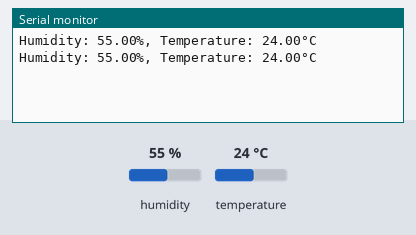
A sketch run on a simulated ESP32. Shown: the last lines printed to the serial monitor. The test bench sets the inputs (shaded band); at power-on: humidity 55 %, temperature 24 °C.

Above: at 4.8 s.
4.9 s: humidity set to 22 %
At 6.7 s:
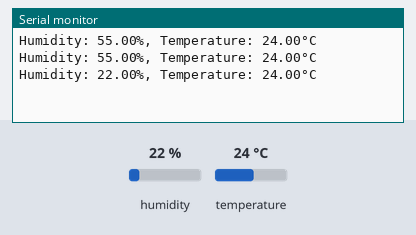
7.9 s: temperature set to 12 °C
At 8.5 s:
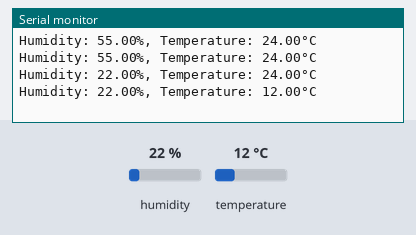
10.9 s: humidity set to 40 %
At 13.6 s:
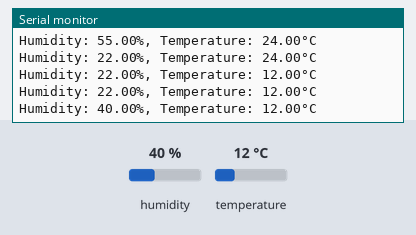
Timing chart, 0 to 15.1 s (numbered marks = the images above; inputs shaded):
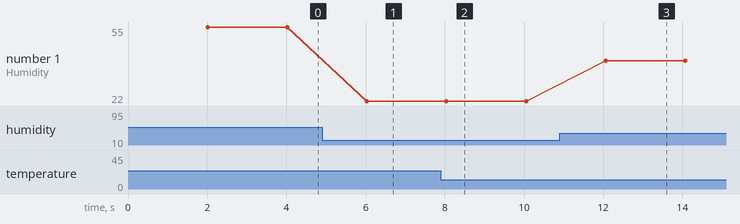

The sketch:

Lab4_DHT11_DHT22.ino
```cpp
#include "TempHumController.h"

void setup()
{
  Serial.begin(115200);

  TempHum.init();
}

void loop()
{
  vTaskDelay(2000 / portTICK_PERIOD_MS); // 暫停 2 秒

  TempHum.readData(tempHumCallback);
}

void tempHumCallback(float humidity, float temperature)
{
  Serial.print("Humidity: ");
  Serial.print(humidity);
  Serial.print("%, Temperature: ");
  Serial.print(temperature);
  Serial.println("°C");
}
```

TempHumController.cpp
```cpp
#include "TempHumController.h"

TempHumController::TempHumController(int pin)
{
  dht.setup(pin, DHTesp::DHT_TYPE);
}

void TempHumController::init()
{
}

void TempHumController::readData(DhtCallback callback)
{
  TempAndHumidity data = dht.getTempAndHumidity();

  if (dht.getStatus() != 0)
  {
    Serial.println("DHT sensor error status: " + String(dht.getStatusString()));
    return;
  }

  // Not a Number
  if (isnan(data.humidity) || isnan(data.temperature))
  {
    Serial.println("Failed to read from DHT sensor!");
    return;
  }

  callback(data.humidity, data.temperature);
}

TempHumController TempHum(DHT_GPIO);
```

TempHumController.h
```cpp
#ifndef LawrenceLib_TempHumController_H
#define LawrenceLib_TempHumController_H

#define DHT_GPIO 32

// 根據你的溫濕度感測器的類型調整此參數，預設使用 DHT11
#define DHT_TYPE DHT11
// #define DHT_TYPE DHT22

#include <Arduino.h>
#include "DHTesp.h"

/** 溫濕度感測器 callback 函式 */
typedef void (*DhtCallback)(float humidity, float temperature);

class TempHumController
{
  public:
    /** 建構子 */
    TempHumController(int pin);

    /** 初始化溫濕度感測器 */
    void init();

    /**
     * 讀取溫濕度資料
     * @param callback 回呼函式
     */
    void readData(DhtCallback callback);

  private:
    /** 溫濕度感測器 */
    DHTesp dht;
};

extern TempHumController TempHum;

#endif
```

Measured:
- after the input at 4.9 s, the serial monitor: prints a new line after 1.1 s (image 1)
- after the input at 7.9 s, the serial monitor: prints a new line after 0.14 s (image 2)
- after the input at 10.9 s, the serial monitor: prints a new line after 1.2 s (image 3)
- plotted number 1: 55 → 22 after the input at 4.9 s, 22 → 40 after the input at 10.9 s
